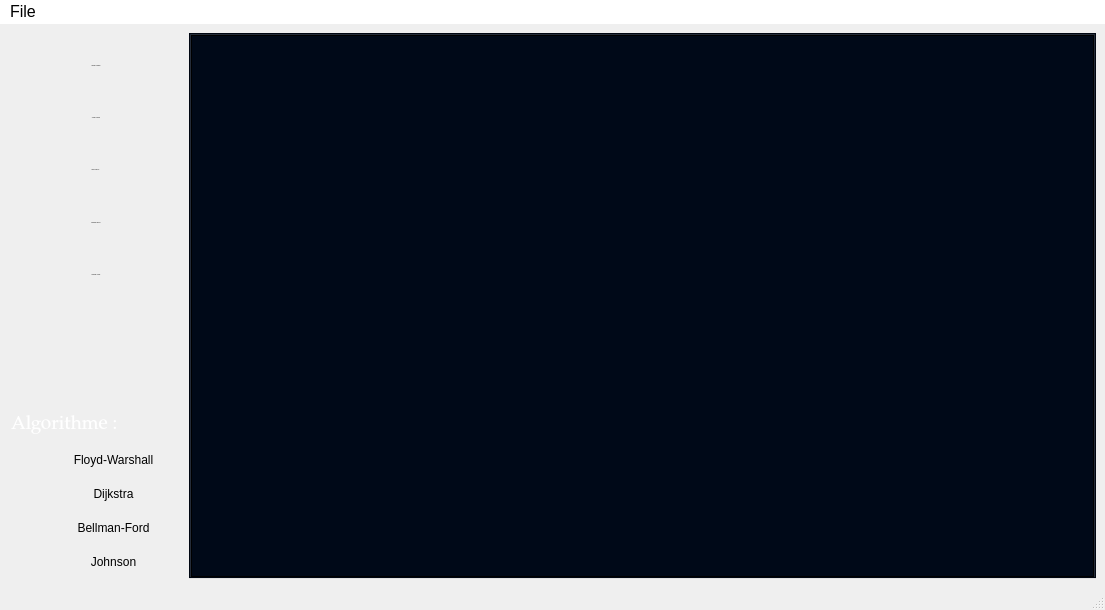
<?xml version="1.0" encoding="UTF-8"?>
<ui version="4.0">
 <class>MainWindow</class>
 <widget class="QMainWindow" name="MainWindow">
  <property name="geometry">
   <rect>
    <x>0</x>
    <y>0</y>
    <width>1105</width>
    <height>610</height>
   </rect>
  </property>
  <property name="sizePolicy">
   <sizepolicy hsizetype="Expanding" vsizetype="Expanding">
    <horstretch>0</horstretch>
    <verstretch>0</verstretch>
   </sizepolicy>
  </property>
  <property name="windowTitle">
   <string>MainWindow</string>
  </property>
  <property name="autoFillBackground">
   <bool>false</bool>
  </property>
  <property name="styleSheet">
   <string notr="true"> QGraphicsView
{
  border : 1px solid #ccc;
  background-color : #ddd;
}

 QPushButton
{
  width:135px;
  height:28px;
  background-color : #fff;
  color : #111;
  font-size: 12px;
  border-radius :20px;
}
QPushButton:hover
{
  background-color: #3EE793;
  color : black;
}
QTabWidget&gt;QWidget{
color:black;
}
#MainWindow{
background-image:url(:/icons/icons/11.jpeg); 
background-repeat:no-repeat;
background-color:#000918;
}



QTabWidget&gt;QWidget:hover{
background-color: #3EE793;
};


color :#000;

</string>
  </property>
  <widget class="QWidget" name="centralwidget">
   <property name="styleSheet">
    <string notr="true"/>
   </property>
   <layout class="QHBoxLayout" name="horizontalLayout_2">
    <item>
     <layout class="QVBoxLayout" name="verticalLayout_6">
      <property name="spacing">
       <number>0</number>
      </property>
      <property name="sizeConstraint">
       <enum>QLayout::SetMinAndMaxSize</enum>
      </property>
      <item>
       <layout class="QVBoxLayout" name="verticalLayout_5">
        <property name="spacing">
         <number>0</number>
        </property>
        <property name="leftMargin">
         <number>0</number>
        </property>
        <item>
         <widget class="QGroupBox" name="groupBox_2">
          <property name="sizePolicy">
           <sizepolicy hsizetype="MinimumExpanding" vsizetype="Expanding">
            <horstretch>2</horstretch>
            <verstretch>0</verstretch>
           </sizepolicy>
          </property>
          <property name="styleSheet">
           <string notr="true">border:none;
</string>
          </property>
          <property name="title">
           <string/>
          </property>
          <property name="alignment">
           <set>Qt::AlignLeading|Qt::AlignLeft|Qt::AlignTop</set>
          </property>
          <layout class="QVBoxLayout" name="verticalLayout">
           <property name="leftMargin">
            <number>0</number>
           </property>
           <property name="topMargin">
            <number>9</number>
           </property>
           <property name="rightMargin">
            <number>0</number>
           </property>
           <item>
            <widget class="QPushButton" name="Generer_Graphe">
             <property name="sizePolicy">
              <sizepolicy hsizetype="MinimumExpanding" vsizetype="MinimumExpanding">
               <horstretch>0</horstretch>
               <verstretch>0</verstretch>
              </sizepolicy>
             </property>
             <property name="font">
              <font>
               <family>Myanmar Text</family>
               <pointsize>-1</pointsize>
              </font>
             </property>
             <property name="cursor">
              <cursorShape>PointingHandCursor</cursorShape>
             </property>
             <property name="styleSheet">
              <string notr="true">QPushButton{
background-color:white;
/*border-style:solid;
border-width:0.5px;
border-color:black;*/
border-radius:20px;
width:155px;
margin-left:0px;

}
QPushButton:hover{
background-color:#3EE793;
color:black;
};</string>
             </property>
             <property name="text">
              <string>Generer un graphe</string>
             </property>
             <property name="icon">
              <iconset resource="ressource.qrc">
               <normaloff>:/icons/icons/Groupe 114.svg</normaloff>:/icons/icons/Groupe 114.svg</iconset>
             </property>
             <property name="iconSize">
              <size>
               <width>34</width>
               <height>34</height>
              </size>
             </property>
             <property name="checkable">
              <bool>false</bool>
             </property>
             <property name="checked">
              <bool>false</bool>
             </property>
             <property name="autoRepeatDelay">
              <number>300</number>
             </property>
            </widget>
           </item>
           <item>
            <widget class="QPushButton" name="Ajouter_Noeud">
             <property name="sizePolicy">
              <sizepolicy hsizetype="MinimumExpanding" vsizetype="MinimumExpanding">
               <horstretch>0</horstretch>
               <verstretch>0</verstretch>
              </sizepolicy>
             </property>
             <property name="font">
              <font>
               <family>Myanmar Text</family>
               <pointsize>-1</pointsize>
              </font>
             </property>
             <property name="cursor">
              <cursorShape>PointingHandCursor</cursorShape>
             </property>
             <property name="styleSheet">
              <string notr="true">QPushButton{
background-color:white;
/*border-style:solid;
border-width:0.5px;
border-color:black;*/
border-radius:20px;
width:155px;
margin-left:0px;

}
QPushButton:hover{
background-color:#3EE793;
color:black;
};</string>
             </property>
             <property name="text">
              <string>Ajouter un noeud</string>
             </property>
             <property name="icon">
              <iconset resource="ressource.qrc">
               <normaloff>:/icons/icons/Groupe 135.svg</normaloff>:/icons/icons/Groupe 135.svg</iconset>
             </property>
             <property name="iconSize">
              <size>
               <width>34</width>
               <height>34</height>
              </size>
             </property>
            </widget>
           </item>
           <item>
            <widget class="QPushButton" name="Ajouter_Arete">
             <property name="sizePolicy">
              <sizepolicy hsizetype="MinimumExpanding" vsizetype="MinimumExpanding">
               <horstretch>0</horstretch>
               <verstretch>0</verstretch>
              </sizepolicy>
             </property>
             <property name="font">
              <font>
               <family>Myanmar Text</family>
               <pointsize>-1</pointsize>
              </font>
             </property>
             <property name="cursor">
              <cursorShape>PointingHandCursor</cursorShape>
             </property>
             <property name="styleSheet">
              <string notr="true">QPushButton{
background-color:white;
/*border-style:solid;
border-width:0.5px;
border-color:black;*/
border-radius:20px;
width:155px;
margin-left:0px;

}
QPushButton:hover{
background-color:#3EE793;
color:black;
};</string>
             </property>
             <property name="text">
              <string>Ajouter Arête/Arc     </string>
             </property>
             <property name="icon">
              <iconset resource="ressource.qrc">
               <normaloff>:/icons/icons/Groupe 167.svg</normaloff>:/icons/icons/Groupe 167.svg</iconset>
             </property>
             <property name="iconSize">
              <size>
               <width>32</width>
               <height>32</height>
              </size>
             </property>
            </widget>
           </item>
           <item>
            <widget class="QPushButton" name="Supprimer_Arete">
             <property name="sizePolicy">
              <sizepolicy hsizetype="MinimumExpanding" vsizetype="MinimumExpanding">
               <horstretch>0</horstretch>
               <verstretch>0</verstretch>
              </sizepolicy>
             </property>
             <property name="font">
              <font>
               <family>Myanmar Text</family>
               <pointsize>-1</pointsize>
              </font>
             </property>
             <property name="cursor">
              <cursorShape>PointingHandCursor</cursorShape>
             </property>
             <property name="styleSheet">
              <string notr="true">QPushButton{
background-color:white;
/*border-radius:20px;
border-style:solid;
border-width:0.5px;
border-color:black;*/
background-color:#E73E48;
color:white;
width:155px;
}
QPushButton:hover{
background-color:rgba(231,62,72,0.7);
color:black;
};</string>
             </property>
             <property name="text">
              <string>Supprimer Arête/Arc</string>
             </property>
             <property name="icon">
              <iconset resource="ressource.qrc">
               <normaloff>:/icons/icons/Groupe 162 (1).svg</normaloff>:/icons/icons/Groupe 162 (1).svg</iconset>
             </property>
             <property name="iconSize">
              <size>
               <width>32</width>
               <height>32</height>
              </size>
             </property>
            </widget>
           </item>
           <item>
            <widget class="QPushButton" name="Supprimer_Noeud">
             <property name="sizePolicy">
              <sizepolicy hsizetype="MinimumExpanding" vsizetype="MinimumExpanding">
               <horstretch>0</horstretch>
               <verstretch>0</verstretch>
              </sizepolicy>
             </property>
             <property name="font">
              <font>
               <family>Myanmar Text</family>
               <pointsize>-1</pointsize>
              </font>
             </property>
             <property name="cursor">
              <cursorShape>PointingHandCursor</cursorShape>
             </property>
             <property name="styleSheet">
              <string notr="true">QPushButton{
background-color:white;
/*border-radius:20px;
border-style:solid;
border-width:0.5px;
border-color:black;*/
background-color:#E73E48;
color:white;
width:155px;
}
QPushButton:hover{
background-color:rgba(231,62,72,0.7);
color:black;
};</string>
             </property>
             <property name="text">
              <string>Supprimer  Noeud</string>
             </property>
             <property name="icon">
              <iconset resource="ressource.qrc">
               <normaloff>:/icons/icons/Groupe 134.svg</normaloff>:/icons/icons/Groupe 134.svg</iconset>
             </property>
             <property name="iconSize">
              <size>
               <width>34</width>
               <height>34</height>
              </size>
             </property>
            </widget>
           </item>
          </layout>
         </widget>
        </item>
       </layout>
      </item>
      <item>
       <layout class="QVBoxLayout" name="verticalLayout_4">
        <item>
         <layout class="QVBoxLayout" name="verticalLayout_3">
          <item>
           <widget class="QLineEdit" name="lineEdit">
            <property name="sizePolicy">
             <sizepolicy hsizetype="MinimumExpanding" vsizetype="MinimumExpanding">
              <horstretch>1</horstretch>
              <verstretch>0</verstretch>
             </sizepolicy>
            </property>
            <property name="font">
             <font>
              <family>Palatino Linotype</family>
              <pointsize>14</pointsize>
             </font>
            </property>
            <property name="cursor">
             <cursorShape>ArrowCursor</cursorShape>
            </property>
            <property name="layoutDirection">
             <enum>Qt::LeftToRight</enum>
            </property>
            <property name="styleSheet">
             <string notr="true">border:none;
margin-bottom:7px;
background-color:transparent; 
color: #fff;</string>
            </property>
            <property name="text">
             <string>Algorithme :</string>
            </property>
            <property name="alignment">
             <set>Qt::AlignBottom|Qt::AlignLeading|Qt::AlignLeft</set>
            </property>
            <property name="readOnly">
             <bool>true</bool>
            </property>
           </widget>
          </item>
          <item>
           <layout class="QHBoxLayout" name="horizontalLayout">
            <property name="spacing">
             <number>0</number>
            </property>
            <property name="sizeConstraint">
             <enum>QLayout::SetMaximumSize</enum>
            </property>
            <item>
             <widget class="QGroupBox" name="groupBox_3">
              <property name="sizePolicy">
               <sizepolicy hsizetype="MinimumExpanding" vsizetype="MinimumExpanding">
                <horstretch>1</horstretch>
                <verstretch>5</verstretch>
               </sizepolicy>
              </property>
              <property name="styleSheet">
               <string notr="true">border:none;</string>
              </property>
              <property name="title">
               <string/>
              </property>
             </widget>
            </item>
            <item>
             <widget class="QGroupBox" name="groupBox">
              <property name="sizePolicy">
               <sizepolicy hsizetype="MinimumExpanding" vsizetype="Expanding">
                <horstretch>4</horstretch>
                <verstretch>5</verstretch>
               </sizepolicy>
              </property>
              <property name="palette">
               <palette>
                <active>
                 <colorrole role="WindowText">
                  <brush brushstyle="SolidPattern">
                   <color alpha="255">
                    <red>0</red>
                    <green>0</green>
                    <blue>0</blue>
                   </color>
                  </brush>
                 </colorrole>
                 <colorrole role="Button">
                  <brush brushstyle="SolidPattern">
                   <color alpha="255">
                    <red>85</red>
                    <green>85</green>
                    <blue>85</blue>
                   </color>
                  </brush>
                 </colorrole>
                 <colorrole role="Text">
                  <brush brushstyle="SolidPattern">
                   <color alpha="255">
                    <red>0</red>
                    <green>0</green>
                    <blue>0</blue>
                   </color>
                  </brush>
                 </colorrole>
                 <colorrole role="ButtonText">
                  <brush brushstyle="SolidPattern">
                   <color alpha="255">
                    <red>0</red>
                    <green>0</green>
                    <blue>0</blue>
                   </color>
                  </brush>
                 </colorrole>
                 <colorrole role="Base">
                  <brush brushstyle="SolidPattern">
                   <color alpha="255">
                    <red>85</red>
                    <green>85</green>
                    <blue>85</blue>
                   </color>
                  </brush>
                 </colorrole>
                 <colorrole role="Window">
                  <brush brushstyle="SolidPattern">
                   <color alpha="255">
                    <red>85</red>
                    <green>85</green>
                    <blue>85</blue>
                   </color>
                  </brush>
                 </colorrole>
                 <colorrole role="PlaceholderText">
                  <brush brushstyle="NoBrush">
                   <color alpha="128">
                    <red>0</red>
                    <green>0</green>
                    <blue>0</blue>
                   </color>
                  </brush>
                 </colorrole>
                </active>
                <inactive>
                 <colorrole role="WindowText">
                  <brush brushstyle="SolidPattern">
                   <color alpha="255">
                    <red>0</red>
                    <green>0</green>
                    <blue>0</blue>
                   </color>
                  </brush>
                 </colorrole>
                 <colorrole role="Button">
                  <brush brushstyle="SolidPattern">
                   <color alpha="255">
                    <red>85</red>
                    <green>85</green>
                    <blue>85</blue>
                   </color>
                  </brush>
                 </colorrole>
                 <colorrole role="Text">
                  <brush brushstyle="SolidPattern">
                   <color alpha="255">
                    <red>0</red>
                    <green>0</green>
                    <blue>0</blue>
                   </color>
                  </brush>
                 </colorrole>
                 <colorrole role="ButtonText">
                  <brush brushstyle="SolidPattern">
                   <color alpha="255">
                    <red>0</red>
                    <green>0</green>
                    <blue>0</blue>
                   </color>
                  </brush>
                 </colorrole>
                 <colorrole role="Base">
                  <brush brushstyle="SolidPattern">
                   <color alpha="255">
                    <red>85</red>
                    <green>85</green>
                    <blue>85</blue>
                   </color>
                  </brush>
                 </colorrole>
                 <colorrole role="Window">
                  <brush brushstyle="SolidPattern">
                   <color alpha="255">
                    <red>85</red>
                    <green>85</green>
                    <blue>85</blue>
                   </color>
                  </brush>
                 </colorrole>
                 <colorrole role="PlaceholderText">
                  <brush brushstyle="NoBrush">
                   <color alpha="128">
                    <red>0</red>
                    <green>0</green>
                    <blue>0</blue>
                   </color>
                  </brush>
                 </colorrole>
                </inactive>
                <disabled>
                 <colorrole role="WindowText">
                  <brush brushstyle="SolidPattern">
                   <color alpha="255">
                    <red>0</red>
                    <green>0</green>
                    <blue>0</blue>
                   </color>
                  </brush>
                 </colorrole>
                 <colorrole role="Button">
                  <brush brushstyle="SolidPattern">
                   <color alpha="255">
                    <red>85</red>
                    <green>85</green>
                    <blue>85</blue>
                   </color>
                  </brush>
                 </colorrole>
                 <colorrole role="Text">
                  <brush brushstyle="SolidPattern">
                   <color alpha="255">
                    <red>0</red>
                    <green>0</green>
                    <blue>0</blue>
                   </color>
                  </brush>
                 </colorrole>
                 <colorrole role="ButtonText">
                  <brush brushstyle="SolidPattern">
                   <color alpha="255">
                    <red>0</red>
                    <green>0</green>
                    <blue>0</blue>
                   </color>
                  </brush>
                 </colorrole>
                 <colorrole role="Base">
                  <brush brushstyle="SolidPattern">
                   <color alpha="255">
                    <red>85</red>
                    <green>85</green>
                    <blue>85</blue>
                   </color>
                  </brush>
                 </colorrole>
                 <colorrole role="Window">
                  <brush brushstyle="SolidPattern">
                   <color alpha="255">
                    <red>85</red>
                    <green>85</green>
                    <blue>85</blue>
                   </color>
                  </brush>
                 </colorrole>
                 <colorrole role="PlaceholderText">
                  <brush brushstyle="NoBrush">
                   <color alpha="128">
                    <red>0</red>
                    <green>0</green>
                    <blue>0</blue>
                   </color>
                  </brush>
                 </colorrole>
                </disabled>
               </palette>
              </property>
              <property name="contextMenuPolicy">
               <enum>Qt::NoContextMenu</enum>
              </property>
              <property name="styleSheet">
               <string notr="true">font: 12pt &quot;Mongolian Baiti&quot;;
border:none;
Margin:0px 0px;
</string>
              </property>
              <property name="title">
               <string/>
              </property>
              <property name="alignment">
               <set>Qt::AlignRight|Qt::AlignTop|Qt::AlignTrailing</set>
              </property>
              <layout class="QVBoxLayout" name="verticalLayout_2">
               <property name="spacing">
                <number>0</number>
               </property>
               <property name="leftMargin">
                <number>0</number>
               </property>
               <property name="topMargin">
                <number>0</number>
               </property>
               <property name="rightMargin">
                <number>0</number>
               </property>
               <property name="bottomMargin">
                <number>0</number>
               </property>
               <item>
                <widget class="QPushButton" name="Floyd_Warshall">
                 <property name="sizePolicy">
                  <sizepolicy hsizetype="MinimumExpanding" vsizetype="MinimumExpanding">
                   <horstretch>0</horstretch>
                   <verstretch>0</verstretch>
                  </sizepolicy>
                 </property>
                 <property name="cursor">
                  <cursorShape>PointingHandCursor</cursorShape>
                 </property>
                 <property name="styleSheet">
                  <string notr="true">QPushButton{
background-color:white;
color:black;
/*border-style:solid;
border-width:1px;
border-color:color;
border-top:none;*/
border-radius:20px;
border-bottom-left-radius:0px;
border-bottom-right-radius:0px;
/*margin-bottom:2px;*/
}
QPushButton:hover{
background-color:#566df9;
color : #ddd
};</string>
                 </property>
                 <property name="text">
                  <string>Floyd-Warshall</string>
                 </property>
                </widget>
               </item>
               <item>
                <widget class="QPushButton" name="DIJKSTRA">
                 <property name="sizePolicy">
                  <sizepolicy hsizetype="MinimumExpanding" vsizetype="MinimumExpanding">
                   <horstretch>0</horstretch>
                   <verstretch>0</verstretch>
                  </sizepolicy>
                 </property>
                 <property name="cursor">
                  <cursorShape>PointingHandCursor</cursorShape>
                 </property>
                 <property name="styleSheet">
                  <string notr="true">QPushButton{
background-color:white;
color:black;
/*border-style:solid;
border-width:1px;
border-color:color;
border-top:none;*/
border-radius:0px;
/*margin-bottom:2px;*/
}
QPushButton:hover{
background-color:#566df9;
color : #ddd
};</string>
                 </property>
                 <property name="text">
                  <string>Dijkstra</string>
                 </property>
                </widget>
               </item>
               <item>
                <widget class="QPushButton" name="Bellman">
                 <property name="sizePolicy">
                  <sizepolicy hsizetype="MinimumExpanding" vsizetype="MinimumExpanding">
                   <horstretch>0</horstretch>
                   <verstretch>0</verstretch>
                  </sizepolicy>
                 </property>
                 <property name="cursor">
                  <cursorShape>PointingHandCursor</cursorShape>
                 </property>
                 <property name="styleSheet">
                  <string notr="true">QPushButton{
background-color:white;
color:black;
/*border-style:solid;
border-width:1px;
border-color:color;
border-top:none;*/
border-radius:20px;

border-radius:0px;
/*margin-bottom:2px;*/
}
QPushButton:hover{
background-color:#566df9;
color : #ddd
};</string>
                 </property>
                 <property name="text">
                  <string>Bellman-Ford</string>
                 </property>
                </widget>
               </item>
               <item>
                <widget class="QPushButton" name="Johnson">
                 <property name="sizePolicy">
                  <sizepolicy hsizetype="MinimumExpanding" vsizetype="MinimumExpanding">
                   <horstretch>0</horstretch>
                   <verstretch>0</verstretch>
                  </sizepolicy>
                 </property>
                 <property name="cursor">
                  <cursorShape>PointingHandCursor</cursorShape>
                 </property>
                 <property name="styleSheet">
                  <string notr="true">QPushButton{
background-color:white;
color:black;
/*border-style:solid;
border-width:1px;
border-color:color;
border-top:none;*/
border-radius:20px;
border-top-left-radius:0px;
border-top-right-radius:0px;
/*margin-bottom:2px;*/
}
QPushButton:hover{
background-color:#566df9;
color : #ddd
};</string>
                 </property>
                 <property name="text">
                  <string>Johnson</string>
                 </property>
                </widget>
               </item>
              </layout>
             </widget>
            </item>
           </layout>
          </item>
         </layout>
        </item>
       </layout>
      </item>
     </layout>
    </item>
    <item>
     <widget class="QTabWidget" name="tabWidget">
      <property name="sizePolicy">
       <sizepolicy hsizetype="MinimumExpanding" vsizetype="Expanding">
        <horstretch>1</horstretch>
        <verstretch>0</verstretch>
       </sizepolicy>
      </property>
      <property name="styleSheet">
       <string notr="true">background-image:url(:/icons/icons/12.jpeg);
background-repeat:none;
background-color:#000918;
border-style:solid;
border-width:1px;
border-color:black;</string>
      </property>
      <property name="currentIndex">
       <number>-1</number>
      </property>
      <property name="tabsClosable">
       <bool>true</bool>
      </property>
      <property name="movable">
       <bool>true</bool>
      </property>
     </widget>
    </item>
   </layout>
  </widget>
  <widget class="QMenuBar" name="menubar">
   <property name="geometry">
    <rect>
     <x>0</x>
     <y>0</y>
     <width>1105</width>
     <height>25</height>
    </rect>
   </property>
   <property name="font">
    <font>
     <family>MS Shell Dlg 2</family>
     <pointsize>12</pointsize>
     <weight>50</weight>
     <bold>false</bold>
    </font>
   </property>
   <property name="cursor">
    <cursorShape>PointingHandCursor</cursorShape>
   </property>
   <property name="autoFillBackground">
    <bool>false</bool>
   </property>
   <property name="styleSheet">
    <string notr="true">background-color:white;</string>
   </property>
   <widget class="QMenu" name="menuFile">
    <property name="cursor">
     <cursorShape>PointingHandCursor</cursorShape>
    </property>
    <property name="styleSheet">
     <string notr="true"/>
    </property>
    <property name="title">
     <string>File</string>
    </property>
    <addaction name="actionNew"/>
    <addaction name="separator"/>
    <addaction name="actionSave"/>
    <addaction name="separator"/>
    <addaction name="actionLoad"/>
   </widget>
   <addaction name="menuFile"/>
  </widget>
  <widget class="QStatusBar" name="statusbar"/>
  <action name="actionNew">
   <property name="icon">
    <iconset resource="ressource.qrc">
     <normaloff>:/icons/icons/81-512.png</normaloff>:/icons/icons/81-512.png</iconset>
   </property>
   <property name="text">
    <string>   New</string>
   </property>
   <property name="font">
    <font>
     <pointsize>11</pointsize>
    </font>
   </property>
  </action>
  <action name="actionSave">
   <property name="icon">
    <iconset resource="ressource.qrc">
     <normaloff>:/icons/icons/62124.png</normaloff>:/icons/icons/62124.png</iconset>
   </property>
   <property name="text">
    <string>   Save</string>
   </property>
   <property name="font">
    <font>
     <pointsize>11</pointsize>
    </font>
   </property>
  </action>
  <action name="actionLoad">
   <property name="icon">
    <iconset resource="ressource.qrc">
     <normaloff>:/icons/icons/43-512.png</normaloff>:/icons/icons/43-512.png</iconset>
   </property>
   <property name="text">
    <string>   Load</string>
   </property>
   <property name="font">
    <font>
     <pointsize>11</pointsize>
    </font>
   </property>
  </action>
 </widget>
 <resources>
  <include location="ressource.qrc"/>
 </resources>
 <connections/>
</ui>
